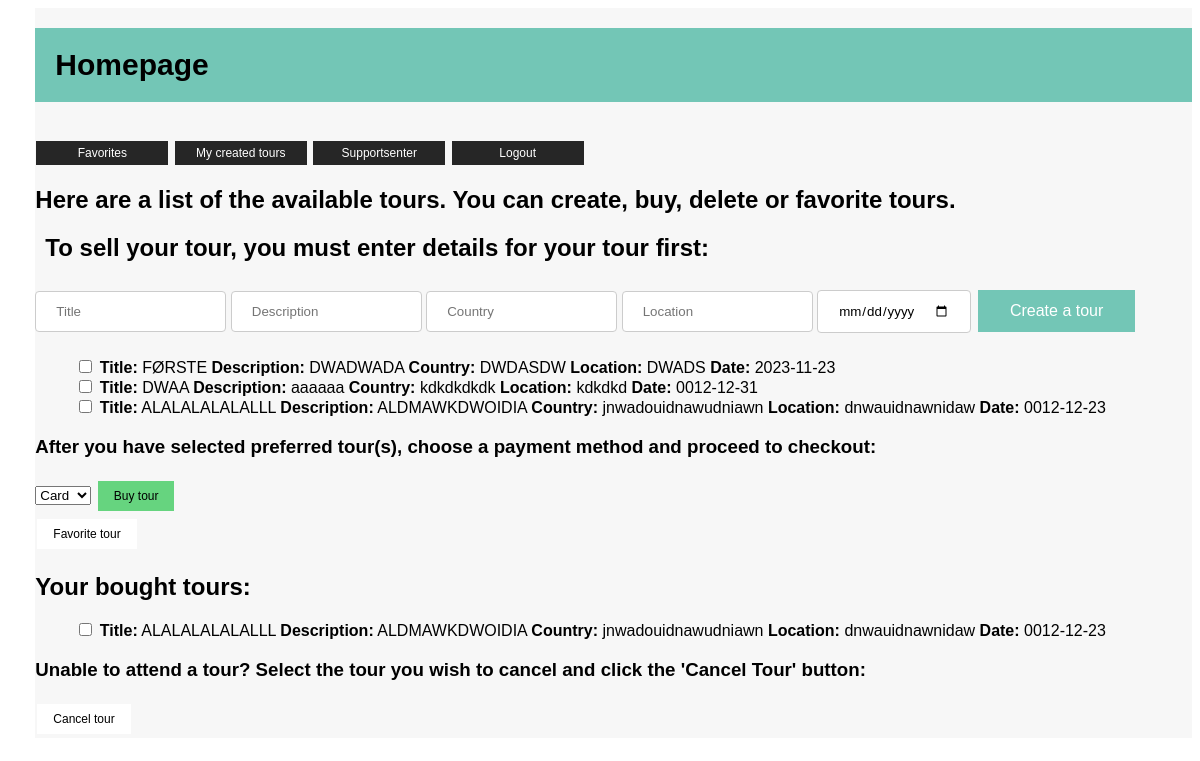
Page /homepage on the earlier database version.
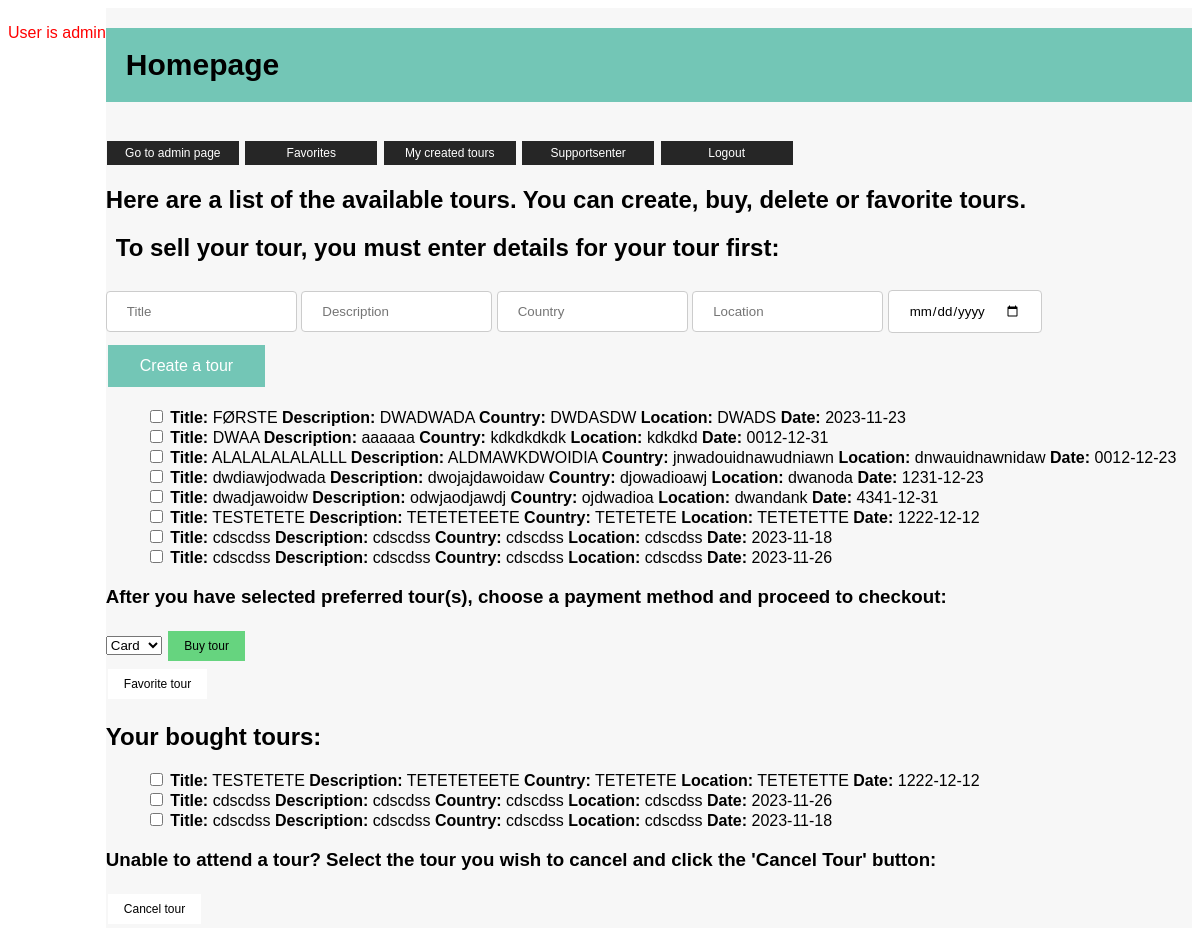
Same page on the later database version.
### tables this page shows
CREATE TABLE Tour(
                ID INTEGER PRIMARY KEY AUTOINCREMENT,
                Title TEXT,
                Description TEXT,
                Country TEXT,
                Location TEXT,
                Date DATETIME,
                CreatedBy 
    );

CREATE TABLE TourBooked(
                ID INTEGER PRIMARY KEY AUTOINCREMENT,
                User_ID INTEGER,
                Tour_ID INTEGER
    );

### app.py (the view)
@application.route('/homepage')
def homepage():
    global global_user_id
    list_tours = get_list_tours()
    list_of_bought_tours = get_list_of_user_bought_tours(global_user_id)
    is_admin = get_user_online_is_admin()
    return render_template('/homepage.html', is_admin=is_admin,  list_of_tours=list_tours,
                           list_of_bought_tours=list_of_bought_tours)

### backend/autentication/login.py (called while the page is built)
def get_user_online():
    pathing = os.path.dirname(__file__) + "/user_online.json"
    try:
        with open(pathing, 'r') as file:
            data = json.load(file)
            return data.get('user_online', '')
    except FileNotFoundError:
        return r'user_online.json File Not Found'

def get_user_online_is_admin():
    admin_check = get_user_online()
    if admin_get(admin_check):
        return True
    else:
        return False

### backend/database/Tour.py (called while the page is built)
def list_tours():
    db = sqlite3.connect(pathing)
    cursor = db.cursor()
    cursor.execute("SELECT * from Tour")
    list = cursor.fetchall()
    return list

### backend/database/Tour_advanced.py (called while the page is built)
def list_of_user_bought_tours(global_id):
    db = sqlite3.connect(pathing)
    cursor = db.cursor()
    cursor.execute('''SELECT TourBooked.ID, Tour.Title, Tour.Description, Tour.Country, Tour.Location, Tour.Date
        FROM Tour
        INNER JOIN TourBooked on Tour.ID = TourBooked.Tour_ID
        WHERE TourBooked.User_ID = ?
        ORDER BY Tour.Title''', (global_id,))
    list_of_bought_tours = cursor.fetchall()
    db.close()
    return list_of_bought_tours

### backend/database/user.py (called while the page is built)
def admin_get(Username):
    con = sqlite3.connect(pathing)
    cur = con.cursor()
    try:
        con = sqlite3.connect(pathing)
        cur = con.cursor()
        cur.execute("SELECT Admin FROM User WHERE Username = ?", (Username,))
        admin = cur.fetchone()
        return admin[0]
    except:
        print("FEIL I ADMIN_GET")

### backend/handler/tour_handler.py (called while the page is built)
def get_list_tours():
    return list_tours()

def get_list_of_user_bought_tours(global_id):
    return list_of_user_bought_tours(global_id)

### frontend/templates/homepage.html (shortened to what this page needs)
<!DOCTYPE html>
<html lang="en">
<head>
    <link rel="stylesheet" type="text/css" href="{{ url_for('static', filename='css/homepage.css') }}">
</head>
<body>
<div id="grid">
    {% if is_admin %}
    <p style="color: red;">User is admin</p>
    {% endif %}
    <div id="colored_body">
    <h1 id="intro">Homepage</h1><br>
        {% if is_admin %}
            <a href="{{ url_for('adminpage') }}" class="top_links_styling">Go to admin page</a>
        {% endif %}
    <a href="{{ url_for('favorites') }}" class="top_links_styling">Favorites</a>
    <a href="{{ url_for('my_created_tours') }}" class="top_links_styling">My created tours</a>
    <a href="{{ url_for('support_senter') }}" class="top_links_styling">Supportsenter</a>
    <a href="{{ url_for('index') }}" class="top_links_styling">Logout</a>
    <h2>Here are a list of the available tours. You can create, buy, delete or favorite tours.</h2>
    <form action="/create_a_tour" , method="POST">
    <h2 id="instruction">To sell your tour, you must enter details for your tour first:</h2>
    <form action="/create_a_tour" method="POST" id="form_create_tour_input">
        <input type="text" name="Title" placeholder="Title" class="input_styling">
        <input type="text" name="Description" placeholder="Description" class="input_styling">
        <input type="text" name="Country" placeholder="Country" class="input_styling">
        <input type="text" name="Location" placeholder="Location" class="input_styling">
        <input type="date" name="Date" class="input_styling">
        <button type="submit" class="tour_button_styling">Create a tour</button>
    </form>
    <form action="/checkbox_tour" method="POST" id="available_tours">
        <ul>
            {% for tour in list_of_tours %}
            <li>
                <input type="checkbox" name="checkbox_row" value="{{ tour[0] }}">
                <strong>Title:</strong> {{ tour[1] }}
                <strong>Description:</strong> {{ tour[2] }}
                <strong>Country:</strong> {{ tour[3] }}
                <strong>Location:</strong> {{ tour[4] }}
                <strong>Date:</strong> {{ tour[5] }}
            </li>
            {% endfor %}
        </ul>
        <h3>After you have selected preferred tour(s), choose a payment method and proceed to checkout:</h3>
        <select id="dropdown">
            <option value="valg1">Card</option>
        </select>
        <button type="submit" name="handle_action" value="buy" class="checkbox_buy_button_styling">Buy tour</button> <br>
        <button type="submit" name="handle_action" value="favorite" class="checkbox_button_styling">Favorite tour</button>
    </form>
    <h2>Your bought tours:</h2>
    <form action="/remove_bought_tour" method="POST" id="bought_tours">
        <ul>
            {% for tour in list_of_bought_tours %}
            <li>
                <input type="checkbox" name="checkbox_bought_tour" value="{{ tour[0] }}">
                <strong>Title:</strong> {{ tour[1] }}
                <strong>Description:</strong> {{ tour[2] }}
                <strong>Country:</strong> {{ tour[3] }}
                <strong>Location:</strong> {{ tour[4] }}
                <strong>Date:</strong> {{ tour[5] }}
            </li>
            {% endfor %}
        </ul>
        <h3>Unable to attend a tour? Select the tour you wish to cancel and click the 'Cancel Tour' button:</h3>
        <button type="submit" name="handle_action" value="delete" class="checkbox_button_styling">Cancel tour</button>
    </form></form>
    </div>
</div>
</body>
</html>

### static/css/homepage.css (style rules this page uses)
* { font-family: "Gill Sans", sans-serif; }
#grid { display: grid; grid-template-columns: 1fr 1fr 1fr 1fr 1fr grid-template-rows: 1fr 1fr 1fr 1fr 1fr 1fr }
#intro { font-decoration: none; font-size: 30px; font-weight: 900; grid-column: 2/4; grid-row: 1/2; background-color: #73C6B6; padding: 20px; }
#instruction { font-decoration: none; grid-column: 2/5; grid-row: 1/2; padding-left: 10px; }
.input_styling { padding: 12px 20px; margin: 8px 0; display: inline-block; border: 1px solid #ccc; border-radius: 4px; box-sizing: border-box; }
.tour_button_styling { background-color: #73C6B6; border: none; color: white; padding: 12px 32px; text-align: center; text-decoration: none; display: inline-block; font-size: 16px; margin: 4px 2px; cursor: pointer; }
.checkbox_button_styling { background-color: #ffffff; border: none; color: black; padding: 8px 16px; text-align: center; text-decoration: none; display: inline-block; font-size: 12px; margin: 4px 2px; cursor: pointer; }
.checkbox_buy_button_styling { background-color: #66d47f; border: none; color: black; padding: 8px 16px; text-align: center; text-decoration: none; display: inline-block; font-size: 12px; margin: 4px 2px; cursor: pointer; }
.top_links_styling { background-color: #262626; border: none; color: white; padding: 5px 16px; width: 100px; text-align: center; text-decoration: none; display: inline-block; font-size: 12px; margin: 1px 1px; cursor: pointer; }
#available_tours { grid-column: 2/4; grid-row: 3/4; }
#bought_tours { grid-column: 2/4; grid-row: 5/6; }
#colored_body { grid-column: 2/4; grid-row: 1/5; background-color: #F7F7F7; }
ul { list-style-type: none; }

Differences in the rows shown:
no longer on this page (row unchanged): TourBooked: Title "ALALALALALALLL", Description "ALDMAWKDWOIDIA", Country "jnwadouidnawudniawn", Location "dnwauidnawnidaw", Date "0012-12-23"
added Tour: Title "dwdiawjodwada", Description "dwojajdawoidaw", Country "djowadioawj", Location "dwanoda", Date "1231-12-23"
added Tour: Title "dwadjawoidw", Description "odwjaodjawdj", Country "ojdwadioa", Location "dwandank", Date "4341-12-31"
added Tour: Title "TESTETETE", Description "TETETETEETE", Country "TETETETE", Location "TETETETTE", Date "1222-12-12"
added Tour: Title "cdscdss", Description "cdscdss", Country "cdscdss", Location "cdscdss", Date "2023-11-18"
added Tour: Title "cdscdss", Description "cdscdss", Country "cdscdss", Location "cdscdss", Date "2023-11-26"
added TourBooked: Title "TESTETETE", Description "TETETETEETE", Country "TETETETE", Location "TETETETTE", Date "1222-12-12"
added TourBooked: Title "cdscdss", Description "cdscdss", Country "cdscdss", Location "cdscdss", Date "2023-11-26"
added TourBooked: Title "cdscdss", Description "cdscdss", Country "cdscdss", Location "cdscdss", Date "2023-11-18"
Other differences:
text now shown: "User is admin Go to admin page"
